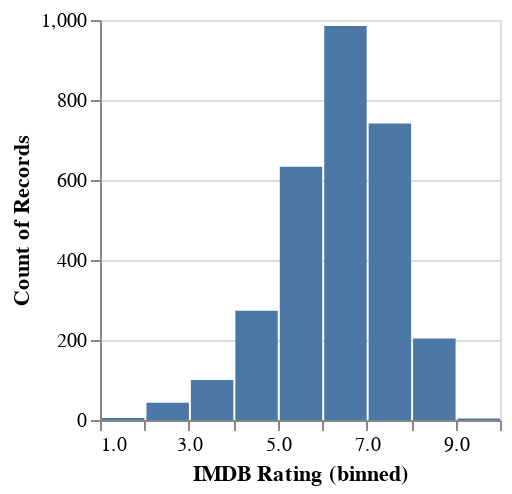

This figure's notebook cell:
### Markdown cell above
---
Again, the resulting chart identical when rendered by Vega

### Code cell
vega(transformed_spec)

### Figure 1 — Vega specification as saved in the notebook (floating-point values rounded to 4 significant figures)
{"$schema": "https://vega.github.io/schema/vega/v5.json", "axes": [{"domain": false, "grid": true, "gridScale": "x", "labels": false, "maxExtent": 0, "minExtent": 0, "orient": "left", "scale": "y", "tickCount": {"signal": "ceil(height/40)"}, "ticks": false, "zindex": 0}, {"grid": false, "labelFlush": true, "labelOverlap": true, "orient": "bottom", "scale": "x", "tickCount": {"signal": "ceil(width/10)"}, "title": "IMDB Rating (binned)", "zindex": 0}, {"grid": false, "labelOverlap": true, "orient": "left", "scale": "y", "tickCount": {"signal": "ceil(height/40)"}, "title": "Count of Records", "zindex": 0}], "background": "white", "data": [{"name": "source_0", "values": [{"__count": 985, "bin_maxbins_10_IMDB Rating": 6, "bin_maxbins_10_IMDB Rating_end": 7}, {"__count": 100, "bin_maxbins_10_IMDB Rating": 3, "bin_maxbins_10_IMDB Rating_end": 4}, {"__count": 741, "bin_maxbins_10_IMDB Rating": 7, "bin_maxbins_10_IMDB Rating_end": 8}, {"__count": 633, "bin_maxbins_10_IMDB Rating": 5, "bin_maxbins_10_IMDB Rating_end": 6}, {"__count": 204, "bin_maxbins_10_IMDB Rating": 8, "bin_maxbins_10_IMDB Rating_end": 9}, {"__count": 43, "bin_maxbins_10_IMDB Rating": 2, "bin_maxbins_10_IMDB Rating_end": 3}, {"__count": 273, "bin_maxbins_10_IMDB Rating": 4, "bin_maxbins_10_IMDB Rating_end": 5}, {"__count": 4, "bin_maxbins_10_IMDB Rating": 9, "bin_maxbins_10_IMDB Rating_end": 10}, {"__count": 5, "bin_maxbins_10_IMDB Rating": 1, "bin_maxbins_10_IMDB Rating_end": 2}]}, {"name": "source_0_y_domain___count", "values": [{"max": 985, "min": 4}]}], "height": 200, "marks": [{"encode": {"update": {"ariaRoleDescription": {"value": "bar"}, "description": {"signal": "\"IMDB Rating (binned): \" + (!isValid(datum[\"bin_maxbins_10_IMDB Rating\"]) || !isFinite(+datum[\"bin_maxbins_10_IMDB Rating\"]) ? \"null\" : format(datum[\"bin_maxbins_10_IMDB Rating\"], \"\") + \" – \" + format(datum[\"bin_maxbins_10_IMDB Rating_end\"], \"\")) + \"; Count of Records: \" + (format(datum[\"__count\"], \"\"))"}, "fill": {"value": "#4c78a8"}, "x": {"field": "bin_maxbins_10_IMDB Rating_end", "scale": "x"}, "x2": {"field": "bin_maxbins_10_IMDB Rating", "offset": 1, "scale": "x"}, "y": {"field": "__count", "scale": "y"}, "y2": {"scale": "y", "value": 0}}}, "from": {"data": "source_0"}, "name": "marks", "style": ["bar"], "type": "rect"}], "padding": 5, "scales": [{"bins": {"signal": "bin_maxbins_10_IMDB_Rating_bins"}, "domain": {"signal": "[bin_maxbins_10_IMDB_Rating_bins.start, bin_maxbins_10_IMDB_Rating_bins.stop]"}, "name": "x", "range": [0, {"signal": "width"}], "type": "linear", "zero": false}, {"domain": [{"signal": "(data(\"source_0_y_domain___count\")[0] || {}).min"}, {"signal": "(data(\"source_0_y_domain___count\")[0] || {}).max"}], "name": "y", "nice": true, "range": [{"signal": "height"}, 0], "type": "linear", "zero": true}], "signals": [{"name": "bin_maxbins_10_IMDB_Rating_bins", "value": {"fields": ["IMDB Rating"], "fname": "bin_IMDB Rating", "start": 1, "step": 1, "stop": 10}}], "style": "cell", "width": 200}
